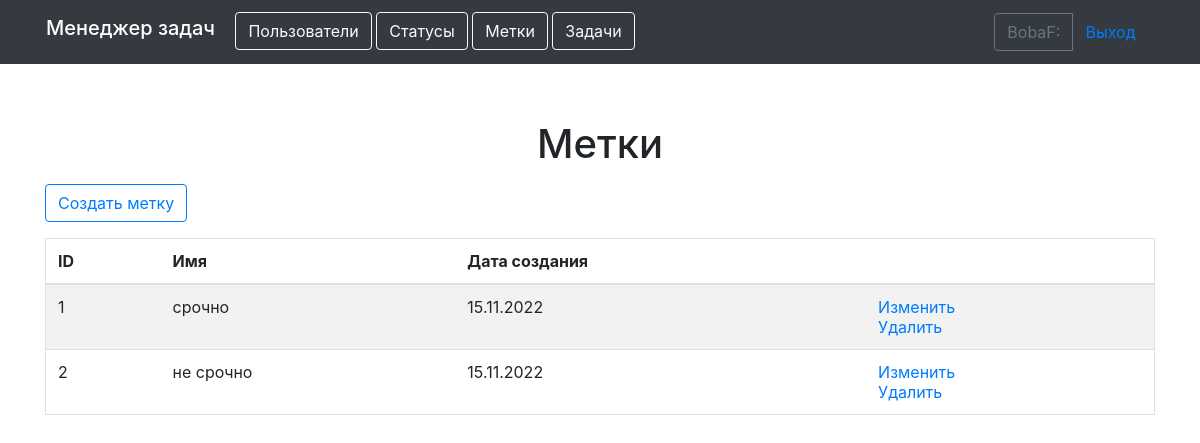
Before: /labels/ (signed in) with the older database file.
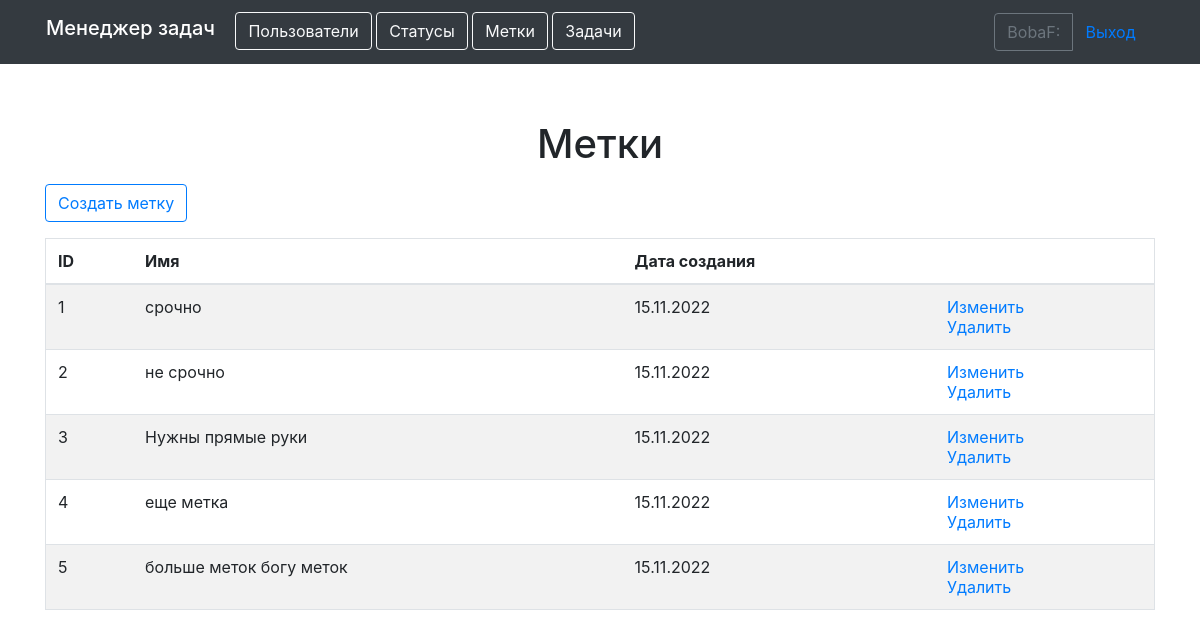
After: the same page with the newer database file.
### task_manager/apps/users/models.py (models this page shows)
class User(AbstractUser):
    def __str__(self):
        return self.get_full_name()

### task_manager/apps/labels/models.py (models this page shows, shortened)
class Label(models.Model):
    time_create = models.DateTimeField(auto_now_add=True)
    name = models.CharField(max_length=255,
                            verbose_name=names.name)
    class Meta:
        verbose_name = names.label
        verbose_name_plural = names.labels

### task_manager/apps/labels/views.py (the view, shortened to what this page needs)
# urls.py: path('', LabelsList.as_view(), name='labels'),
class LabelsList(LoginRequiredMixin, ListView):
    model = Label
    context_object_name = 'labels'
    template_name = 'lists/labels_list.html'
    login_url = 'login'

### task_manager/templates/lists/labels_list.html
{% extends 'basic.html' %}
{% load bootstrap4 %}
{% load i18n %}
{% block content %}
  <div class="mb-3 text-center">
    <h1>{% translate "Labels" %}</h1>
  </div>
  <a href="{% url 'create_lbl' %}" class="btn btn-outline-primary mb-3" role="button">{% translate "Create label" %}</a>
  <table class="table table-striped border">
    <thead>
      <tr>
        <th>{% translate "ID" %}</th>
        <th>{% translate "Name" %}</th>
        <th>{% translate "Created date" %}</th>
        <th></th>
      </tr>
    </thead>
    <tbody>
      {% for label in labels %}
        <tr>
          <td>{{ label.id }}</td>
          <td>{{ label.name}}</td>
          <td>{{ label.time_create|date:'d.m.Y' }}</td>
          <td>
              <a href="{% url 'update_lbl' label.pk %}">{% translate "Update" %}</a>
              <br>
              <a href="{% url 'delete_lbl' label.pk %}">{% translate "Delete" %}</a>
          </td>
        </tr>
      {% endfor %}
    </tbody>
  </table>
{% endblock %}

### task_manager/templates/basic.html (shortened to what this page needs)
{% load bootstrap4 %}
{% load i18n %}
{% get_current_language as LANGUAGE_CODE %}
{% bootstrap_css %}
<!DOCTYPE html>
<html lang="{{ LANGUAGE_CODE }}">
<head>
</head>
<body class="d-flex flex-column h-100">
    <header>
        <div class="container d-flex justify-content-between">
            <nav class="navbar navbar-expand-md navbar-dark fixed-top bg-dark">
                <div class="container-fluid">
                    <div class="col-md-10">
                        <h1 class="navbar-brand" >{% translate "Task manager" %}</h1>
                        <a href="{% url 'users_list' %}" class="btn btn-outline-light" role="button">{% translate "Users" %}</a>
                        {% if request.user.is_authenticated %}
                        <a href="{% url 'statuses' %}" class="btn btn-outline-light" role="button">{% translate "Statuses" %}</a>
                        <a href="{% url 'labels' %}" class="btn btn-outline-light" role="button">{% translate "Labels" %}</a>
                        <a href="{% url 'tasks_list' %}" class="btn btn-outline-light" role="button">{% translate "Tasks" %}</a>
                        {% endif %}
                    </div>
                    <div class="col-6 col-md-2">
                        {% if request.user.is_authenticated %}
                        <div class="btn-group" data-toggle="buttons">
                            <a class="btn btn-outline-secondary" >{{ user.username }}:</a>
                            <a href="{% url 'logout' %}" class="btn btn-link" role="button">{% translate "Log out" %}</a>
                            </div>
                        {% else %}
                        <div class="btn-group" data-toggle="buttons">
                            <a href="{% url 'login' %}" class="btn btn-link" role="button">{% translate "Log in" %}</a>
                            <a href="{% url 'register' %}" class="btn btn-link" role="button">{% translate "Sing up" %}</a>
                        </div>
                        {% endif %}
                    </div>
                </div>
            </nav>
        </div>
    </header>
    <main role="main" class="container" style="margin-top: 120px">
        {% block content %}
        {% endblock %}
    </main>
</body>
</html>

Changed rows visible on the page:
added Label: id "3", name "Нужны прямые руки", time_create "15.11.2022"
added Label: id "4", name "еще метка", time_create "15.11.2022"
added Label: id "5", name "больше меток богу меток", time_create "15.11.2022"
